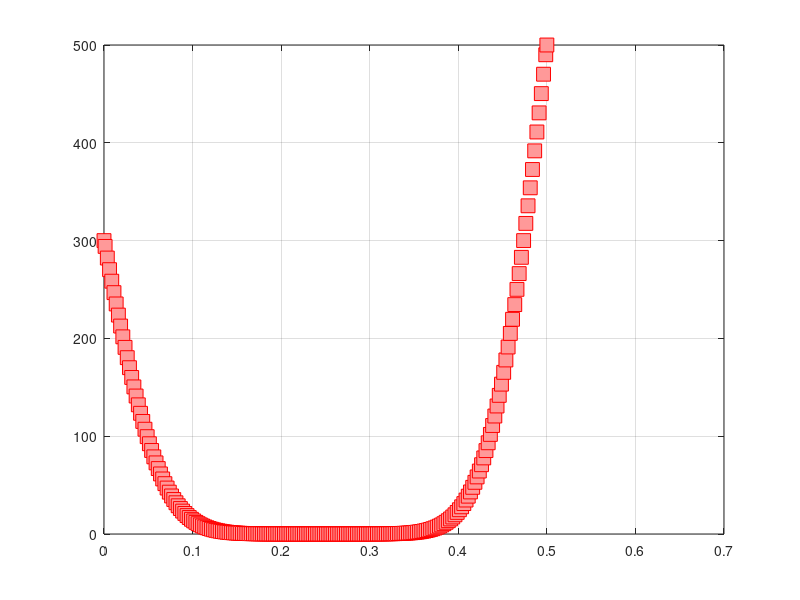

Reproduce this figure in MATLAB.
%% Description:
% This program solves steady conduction problems with Central differences.
% Translated from C to Matlab by YTANG
% References: 1. Computational Fluid Dynamics, H.K. Versteeg and W. Malalasekera, Longman Group Ltd, 1995

clear
close all
clc

%% constants
NPI         = 200;        % number of grid cells in x-direction [-]
XMAX        = 0.5;       % width of the domain [m]
OUTER_ITER  = 100;      % number of outer iterations

%% INIT
% define geometrical variables (See fig. 6.2-6.4 in ref. 1)
Dx = XMAX/NPI;          % length of volume element

% length variable for the scalar points in the x direction
x    = zeros(1,NPI+2);  % x coordinate on pressure points [m]
x(1) = 0.;
x(2) = 0.5*Dx;
for i = 3:NPI+1
    x(i) = x(i-1) + Dx;
end
x(NPI+2) = x(NPI+1) + 0.5*Dx;

% initialise variables with zero values
aE      = zeros(1,NPI+2);
aW      = zeros(1,NPI+2);
aP      = zeros(1,NPI+2);
b       = zeros(1,NPI+2);
SP      = zeros(1,NPI+2);
Su      = zeros(1,NPI+2);

% initialise variables with initial values
T       = zeros(1,NPI+2);       % Temperature
Gamma   = ones(1,NPI+2) * 1000.0; % thermal conductivity

% Definition of first internal node for the different fi variables. See fig. 9.1.
Istart  = 2;
Iend    = NPI+1;

%% BOUNDARY
% Specify boundary conditions for a calculation
T(Istart-1) = 300;
T(Iend+1)   = 500;

%% T-EQUATION
% Calculate coefficients of T equation
for i = Istart:Iend
    % Geometrical parameters: Areas of the cell faces
    AREAw = pi*0.05^2;
    AREAe = pi*0.05^2;
    
    % The diffusion conductance D=(Gamma/Dx)*AREA defined in eq. 5.8b
    Dw = ((Gamma(i-1) + Gamma(i)  )/(2*(x(i)   - x(i-1))))*AREAw;
    De = ((Gamma(i)   + Gamma(i+1))/(2*(x(i+1) - x(i)  )))*AREAe;
    
    % The source terms
    SP(i) = 0.;
    Su(i) = 0.;
    
    % The coefficients (central differencing scheme)
    aW(i) = Dw;
    aE(i) = De;
    aP(i) = aW(i) + aE(i) - SP(i);
    
    %  Setting the source term b = Su
    b(i) = Su(i);
end

%% SOLVE
for iter = 0:OUTER_ITER
    
    % solve T equation
    % Solving from left to right
    for i = Istart:Iend
        T(i) = (aE(i)*T(i+1) + aW(i)*T(i-1) + b(i))/aP(i);
    end
    % Solving from right to left
    for i = Iend:-1:Istart
        T(i) = (aE(i)*T(i+1) + aW(i)*T(i-1) + b(i))/aP(i);
    end
    
    % print intermediate results
    fprintf('%4d T[%d] = %7.3f T[%d] = %7.3f T[%d] = %7.3f T[%d] = %7.3f T[%d] = %7.3f\n',...
        iter, 1, T(2), 2, T(3), 3, T(4), 4, T(5), NPI, T(NPI+1));
end

%% OUTPUT
% write output to .txt file
if iter == OUTER_ITER
    fp = fopen('output.txt','w');
    for i = 1:NPI+2
        fprintf(fp,'%11.4e\t%11.4e\n',x(i),T(i));
    end
    fclose(fp);
end

%% plot results from output
figure(1);
plot(x, T, 's', 'MarkerSize',10,'MarkerEdgeColor','red','MarkerFaceColor',[1 .6 .6]);
grid on;
